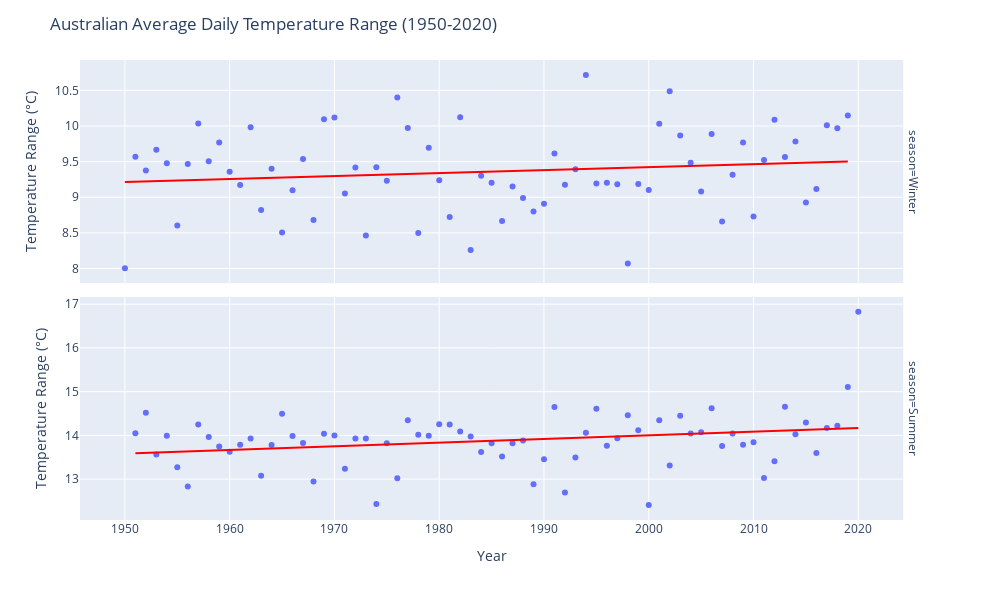

The notebook cell saved with this chart:
### Markdown cell above
<h3>Visualising Average Daily Temperature Range</h3>
Using the same dataframe, we can assess whether the increase in temperatures is likely to bring about an increased daily temperature range (i.e. colder nights, hotter days) across the BoM weather station locations.

### Code cell
#Create a scatterplot showing average daily temperature range for Summer and one for Winter
fig = px.scatter(df_seasons, x="year", y="temp_range", facet_row="season", opacity=1, 
                 labels=dict(year="Year", temp_range="Temperature Range (°C)"),
                 trendline = "ols", trendline_color_override="red")

fig.update_layout(height=600, width=1000, title_text="Australian Average Daily Temperature Range (1950-2020)")

fig.update_xaxes(nticks=10)
fig.update_yaxes(nticks=10, matches=None)

fig.show()

### Figure 1 — Plotly figure (JSON) as saved in the notebook; plotly's stock layout.template omitted (floating-point values rounded to 4 significant figures)
{"data": [{"hovertemplate": "season=Winter<br>Year=%{x}<br>Temperature Range (°C)=%{y}<extra></extra>", "legendgroup": "", "marker": {"color": "#636efa", "opacity": 1, "symbol": "circle"}, "mode": "markers", "name": "", "orientation": "v", "showlegend": false, "type": "scatter", "x": [1950, 1951, 1952, 1953, 1954, 1955, 1956, 1957, 1958, 1959, 1960, 1961, 1962, 1963, 1964, 1965, 1966, 1967, 1968, 1969, 1970, 1971, 1972, 1973, 1974, 1975, 1976, 1977, 1978, 1979, 1980, 1981, 1982, 1983, 1984, 1985, 1986, 1987, 1988, 1989, 1990, 1991, 1992, 1993, 1994, 1995, 1996, 1997, 1998, 1999, 2000, 2001, 2002, 2003, 2004, 2005, 2006, 2007, 2008, 2009, 2010, 2011, 2012, 2013, 2014, 2015, 2016, 2017, 2018, 2019], "xaxis": "x2", "y": [8.004, 9.568, 9.377, 9.667, 9.475, 8.605, 9.465, 10.03, 9.505, 9.77, 9.358, 9.173, 9.981, 8.822, 9.4, 8.505, 9.098, 9.537, 8.68, 10.1, 10.12, 9.053, 9.418, 8.464, 9.42, 9.232, 10.4, 9.971, 8.498, 9.695, 9.238, 8.723, 10.12, 8.26, 9.301, 9.204, 8.666, 9.149, 8.988, 8.801, 8.91, 9.612, 9.177, 9.393, 10.72, 9.192, 9.203, 9.181, 8.07, 9.188, 9.103, 10.03, 10.49, 9.868, 9.483, 9.08, 9.888, 8.661, 9.316, 9.77, 8.73, 9.524, 10.09, 9.563, 9.781, 8.925, 9.117, 10.01, 9.967, 10.15], "yaxis": "y2"}, {"hovertemplate": "<b>OLS trendline</b><br>temp_range = 0.00418509 * year + 1.05211<br>R<sup>2</sup>=0.022148<br><br>season=Winter<br>Year=%{x}<br>Temperature Range (°C)=%{y} <b>(trend)</b><extra></extra>", "legendgroup": "", "line": {"color": "red"}, "marker": {"color": "#636efa", "symbol": "circle"}, "mode": "lines", "name": "", "showlegend": false, "type": "scatter", "x": [1950, 1951, 1952, 1953, 1954, 1955, 1956, 1957, 1958, 1959, 1960, 1961, 1962, 1963, 1964, 1965, 1966, 1967, 1968, 1969, 1970, 1971, 1972, 1973, 1974, 1975, 1976, 1977, 1978, 1979, 1980, 1981, 1982, 1983, 1984, 1985, 1986, 1987, 1988, 1989, 1990, 1991, 1992, 1993, 1994, 1995, 1996, 1997, 1998, 1999, 2000, 2001, 2002, 2003, 2004, 2005, 2006, 2007, 2008, 2009, 2010, 2011, 2012, 2013, 2014, 2015, 2016, 2017, 2018, 2019], "xaxis": "x2", "y": [9.213, 9.217, 9.221, 9.226, 9.23, 9.234, 9.238, 9.242, 9.247, 9.251, 9.255, 9.259, 9.263, 9.267, 9.272, 9.276, 9.28, 9.284, 9.288, 9.293, 9.297, 9.301, 9.305, 9.309, 9.313, 9.318, 9.322, 9.326, 9.33, 9.334, 9.339, 9.343, 9.347, 9.351, 9.355, 9.36, 9.364, 9.368, 9.372, 9.376, 9.38, 9.385, 9.389, 9.393, 9.397, 9.401, 9.406, 9.41, 9.414, 9.418, 9.422, 9.426, 9.431, 9.435, 9.439, 9.443, 9.447, 9.452, 9.456, 9.46, 9.464, 9.468, 9.473, 9.477, 9.481, 9.485, 9.489, 9.493, 9.498, 9.502], "yaxis": "y2"}, {"hovertemplate": "season=Summer<br>Year=%{x}<br>Temperature Range (°C)=%{y}<extra></extra>", "legendgroup": "", "marker": {"color": "#636efa", "opacity": 1, "symbol": "circle"}, "mode": "markers", "name": "", "orientation": "v", "showlegend": false, "type": "scatter", "x": [1951, 1952, 1953, 1954, 1955, 1956, 1957, 1958, 1959, 1960, 1961, 1962, 1963, 1964, 1965, 1966, 1967, 1968, 1969, 1970, 1971, 1972, 1973, 1974, 1975, 1976, 1977, 1978, 1979, 1980, 1981, 1982, 1983, 1984, 1985, 1986, 1987, 1988, 1989, 1990, 1991, 1992, 1993, 1994, 1995, 1996, 1997, 1998, 1999, 2000, 2001, 2002, 2003, 2004, 2005, 2006, 2007, 2008, 2009, 2010, 2011, 2012, 2013, 2014, 2015, 2016, 2017, 2018, 2019, 2020], "xaxis": "x", "y": [14.05, 14.52, 13.56, 13.99, 13.27, 12.83, 14.25, 13.96, 13.75, 13.62, 13.78, 13.93, 13.08, 13.78, 14.5, 13.99, 13.83, 12.94, 14.04, 14.0, 13.24, 13.93, 13.93, 12.43, 13.82, 13.02, 14.34, 14.02, 13.99, 14.25, 14.25, 14.09, 13.97, 13.62, 13.82, 13.52, 13.82, 13.88, 12.88, 13.45, 14.65, 12.69, 13.49, 14.06, 14.61, 13.76, 13.93, 14.46, 14.12, 12.41, 14.35, 13.31, 14.45, 14.04, 14.07, 14.62, 13.75, 14.04, 13.79, 13.84, 13.02, 13.41, 14.66, 14.03, 14.3, 13.6, 14.17, 14.22, 15.1, 16.83], "yaxis": "y"}, {"hovertemplate": "<b>OLS trendline</b><br>temp_range = 0.00837924 * year + -2.75596<br>R<sup>2</sup>=0.070372<br><br>season=Summer<br>Year=%{x}<br>Temperature Range (°C)=%{y} <b>(trend)</b><extra></extra>", "legendgroup": "", "line": {"color": "red"}, "marker": {"color": "#636efa", "symbol": "circle"}, "mode": "lines", "name": "", "showlegend": false, "type": "scatter", "x": [1951, 1952, 1953, 1954, 1955, 1956, 1957, 1958, 1959, 1960, 1961, 1962, 1963, 1964, 1965, 1966, 1967, 1968, 1969, 1970, 1971, 1972, 1973, 1974, 1975, 1976, 1977, 1978, 1979, 1980, 1981, 1982, 1983, 1984, 1985, 1986, 1987, 1988, 1989, 1990, 1991, 1992, 1993, 1994, 1995, 1996, 1997, 1998, 1999, 2000, 2001, 2002, 2003, 2004, 2005, 2006, 2007, 2008, 2009, 2010, 2011, 2012, 2013, 2014, 2015, 2016, 2017, 2018, 2019, 2020], "xaxis": "x", "y": [13.59, 13.6, 13.61, 13.62, 13.63, 13.63, 13.64, 13.65, 13.66, 13.67, 13.68, 13.68, 13.69, 13.7, 13.71, 13.72, 13.73, 13.73, 13.74, 13.75, 13.76, 13.77, 13.78, 13.78, 13.79, 13.8, 13.81, 13.82, 13.83, 13.83, 13.84, 13.85, 13.86, 13.87, 13.88, 13.89, 13.89, 13.9, 13.91, 13.92, 13.93, 13.94, 13.94, 13.95, 13.96, 13.97, 13.98, 13.99, 13.99, 14.0, 14.01, 14.02, 14.03, 14.04, 14.04, 14.05, 14.06, 14.07, 14.08, 14.09, 14.09, 14.1, 14.11, 14.12, 14.13, 14.14, 14.14, 14.15, 14.16, 14.17], "yaxis": "y"}], "layout": {"annotations": [{"font": {}, "showarrow": false, "text": "season=Summer", "textangle": 90, "x": 0.98, "xanchor": "left", "xref": "paper", "y": 0.2425, "yanchor": "middle", "yref": "paper"}, {"font": {}, "showarrow": false, "text": "season=Winter", "textangle": 90, "x": 0.98, "xanchor": "left", "xref": "paper", "y": 0.7575, "yanchor": "middle", "yref": "paper"}], "height": 600, "legend": {"tracegroupgap": 0}, "margin": {"t": 60}, "title": {"text": "Australian Average Daily Temperature Range (1950-2020)"}, "width": 1000, "xaxis": {"anchor": "y", "autorange": true, "domain": [0, 0.98], "nticks": 10, "range": [1946.0, 2024.0], "title": {"text": "Year"}, "type": "linear"}, "xaxis2": {"anchor": "y2", "autorange": true, "domain": [0, 0.98], "matches": "x", "nticks": 10, "range": [1946.0, 2024.0], "showticklabels": false, "type": "linear"}, "yaxis": {"anchor": "x", "autorange": true, "domain": [0, 0.485], "nticks": 10, "range": [12.06, 17.17], "title": {"text": "Temperature Range (°C)"}, "type": "linear"}, "yaxis2": {"anchor": "x2", "autorange": true, "domain": [0.515, 1], "nticks": 10, "range": [7.795, 10.93], "title": {"text": "Temperature Range (°C)"}, "type": "linear"}}}
